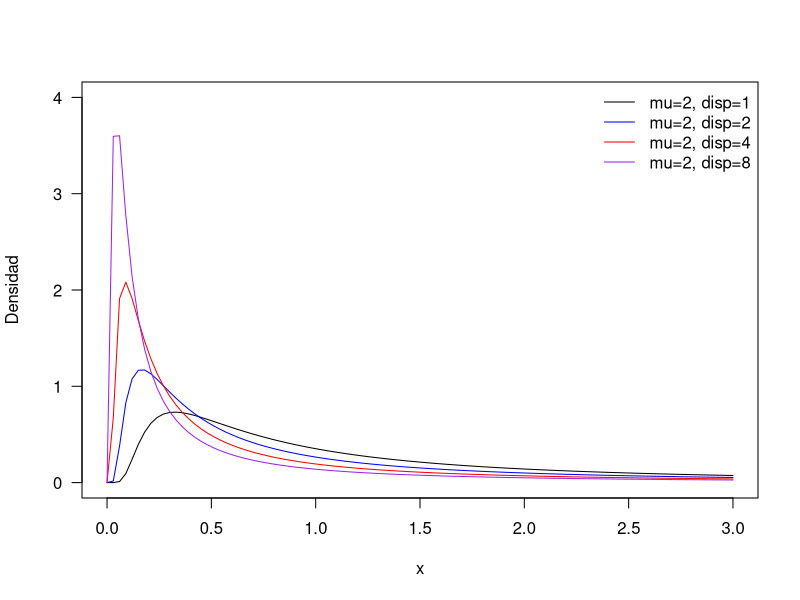
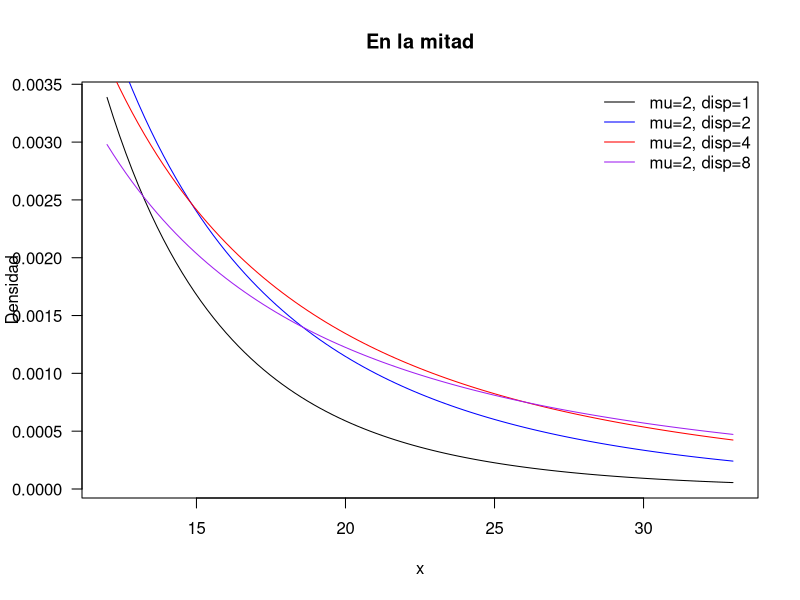
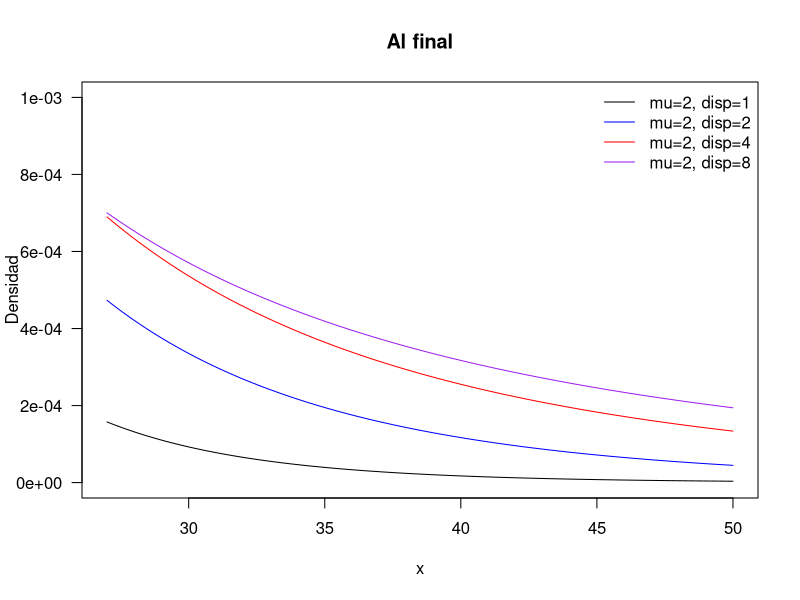
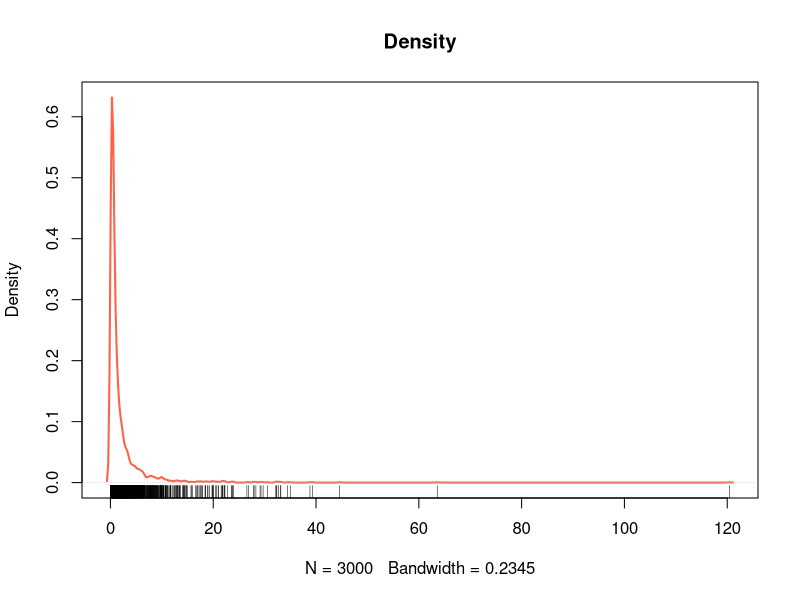

Write the R code that produced these figures, in order.
# En este ejemplo se simulan datos de un glm y se 
# estiman los parametros del modelo

# Formas de la densidad ---------------------------------------------------
library(statmod)
curve(dinvgauss(x, mean=2, dispersion=1), to=3, las=1,
      ylim=c(0, 4), ylab="Densidad")
curve(dinvgauss(x, mean=2, dispersion=2), add=TRUE, col='blue')
curve(dinvgauss(x, mean=2, dispersion=4), add=TRUE, col='red')
curve(dinvgauss(x, mean=2, dispersion=8), add=TRUE, col='purple')
legend("topright", legend=c("mu=2, disp=1", "mu=2, disp=2", 
                            "mu=2, disp=4", "mu=2, disp=8"),
       col=c("black", "blue", "red", "purple"), lty=1, bty="n")

media <- 2
disper <- c(1, 2, 4, 8)
cbind(media=2, disper=disper, varianza=disper * media^3)
# Parece extrano que la distribucion morada tiene mayor varianza

# Lo que sucede lejos del cero
curve(dinvgauss(x, mean=2, dispersion=1), from=12, to=33, las=1,
      ylab="Densidad", main="En la mitad")
curve(dinvgauss(x, mean=2, dispersion=2), add=TRUE, col='blue')
curve(dinvgauss(x, mean=2, dispersion=4), add=TRUE, col='red')
curve(dinvgauss(x, mean=2, dispersion=8), add=TRUE, col='purple')
legend("topright", legend=c("mu=2, disp=1", "mu=2, disp=2", 
                            "mu=2, disp=4", "mu=2, disp=8"),
       col=c("black", "blue", "red", "purple"), lty=1, bty="n")

# Lo que sucede lejos del cero
curve(dinvgauss(x, mean=2, dispersion=1), from=27, to=50, las=1,
      ylim=c(0, 10e-4), ylab="Densidad", main="Al final")
curve(dinvgauss(x, mean=2, dispersion=2), add=TRUE, col='blue')
curve(dinvgauss(x, mean=2, dispersion=4), add=TRUE, col='red')
curve(dinvgauss(x, mean=2, dispersion=8), add=TRUE, col='purple')
legend("topright", legend=c("mu=2, disp=1", "mu=2, disp=2", 
                            "mu=2, disp=4", "mu=2, disp=8"),
       col=c("black", "blue", "red", "purple"), lty=1, bty="n")

# Modelo: Y~IG(mu, k)
# Parametro de localizacion: mu=2
# Parametro de   dispersion: dispersion=2

library(statmod)

mu <- 2
disp <- 2
y <- rinvgauss(n=3000, mean=mu, dispersion=disp)

# Densidad empirica
plot(density(y), lwd=2, col='tomato', main='Density')
rug(y)

# Ajustando el modelo
mod <- glm(y ~ 1, family=inverse.gaussian(link="log"))
summary(mod)

exp(coef(mod))            # estimacion de mu
summary(mod)$dispersion   # estimacion de disp

# Modelo: Y~IG(mu, disp) con log(mu) = b0 + b1 * x
# con b0=-1 y b1=1
# disp = 2

# Funcion para generar los datos
gen_dat <- function(n, b0, b1, disp) {
  x <- runif(n=n)
  mu <- exp(b0 + b1 * x)
  y <- rinvgauss(n=n, mean=mu, disp=disp)
  data.frame(y=y, x=x)
}

# Generando los datos
n <- 3000
datos <- gen_dat(n=n, b0=-1, b1=1, disp=2)
head(datos)

# Ajustado el modelo
mod <- glm(y ~ x, data=datos, family=inverse.gaussian(link='log'))
summary(mod)

coef(mod) # para obtener los betas
summary(mod)$dispersion   # estimacion de disp

